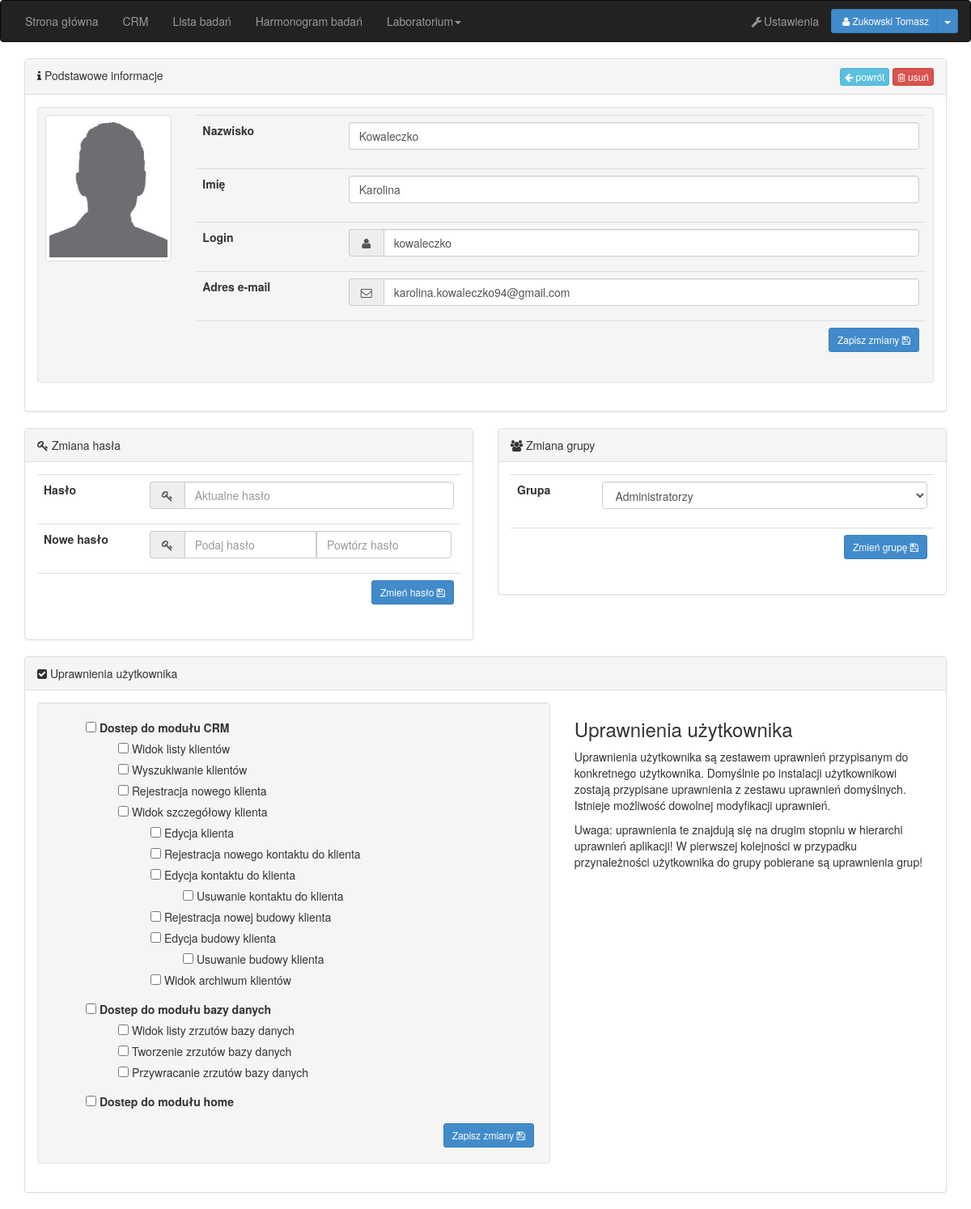
The page /users/edit_user/3 (signed in) on the database its author committed.
### tables this page shows
CREATE TABLE IF NOT EXISTS `_conf_navigation_links` (
`id` int(11) NOT NULL,
  `link` varchar(255) NOT NULL,
  `description` text NOT NULL,
  `location` varchar(255) NOT NULL,
  `_permission` int(11) NOT NULL DEFAULT '0',
  `_active` int(11) NOT NULL DEFAULT '1',
  `_parent` int(11) NOT NULL DEFAULT '0',
  `_possition` int(11) NOT NULL DEFAULT '1'
);

### Templates/default/users/edit_user.php (the view, shortened to what the rows shown need)
<!DOCTYPE html>
<html>
    <head>
        <?php include 'Templates/'.$_SESSION['layout'].'/Const/header.php'; ?>
    </head>
    <body>
        <?php include 'Templates/'.$_SESSION['layout'].'/Const/main_nav_bar.php'; ?>
    </body>
</html>

### Models/navigation_model.php (shortened to what the rows shown need)
<?php
class navigation_model extends model {
    public $links;
    public function setLinks() {
        $links = $this->getData("SELECT
                                          _conf_navigation_links.*,
                                          (SELECT IF(_rights_set.right_name IS NOT NULL, _rights_set.right_name, 'asd')
                                           FROM _rights_set
                                           WHERE _rights_set.id = _conf_navigation_links._permission) AS permission
                                        FROM _conf_navigation_links
                                        ORDER BY _possition, link", false);
        for($i=0;$i<count($links);$i++)
        {
            if(is_null($links[$i]['permission']))
                $links[$i]['permission']=true;
        }
        $this->links = $links;
    }
    public function hasChildren($parent=null, $active = false) {
        if(!empty($parent) || is_string($parent))
        {
            if($active==false)
            {
                return $this->getData("SELECT _conf_navigation_links.* FROM _conf_navigation_links WHERE _parent = '$parent'", false);
            }
            else
            {
                return $this->getData("SELECT _conf_navigation_links.* FROM _conf_navigation_links WHERE _active = '1' AND _parent = '$parent'", false);
            }
        }
        else
        {
            return false;
        }
    }
    public function renderNavigation() {
    try
    {
        if(!empty($this->links) && is_array($this->links))
        {
            foreach($this->links as $link)
            {
                if($link['_parent']==0)
                {
                    if(!$this->hasChildren($link['id'],true))
                    {
                        if(Permissions::checkPermission($link['permission']) && $link['_active']==1)
                        {
                            echo '<li><a href="/'.$link['location'].'">' . $link['link'] . '</a></li>';
                        }
                    }
                    else
                    {
                        if(Permissions::checkPermission($link['permission']) && $link['_active']==1)
                        {
                            echo "<li class='dropdown'>";
                            echo '<a href="#" class="dropdown-toggle" data-toggle="dropdown">' . $link['link'] . '<span class="caret"></span></a>';
                            echo "</li>";
                        }
                    }
                }
            }
        }
        else
        {
            throw new Exception('You should first run getLinks();');
        }
    }
    catch(Exception $e)
        {
            echo $e->getMessage();
            return false;
            exit;
        }
    }
}

### rows shown on the page
_conf_navigation_links: link "Strona główna"
_conf_navigation_links: link "CRM"
_conf_navigation_links: link "Lista badań"
_conf_navigation_links: link "Harmonogram badań"
_conf_navigation_links: link "Laboratorium"

### other values the page prints
$_SESSION['user'] "Zukowski Tomasz"
form field group "Administratorzy"
